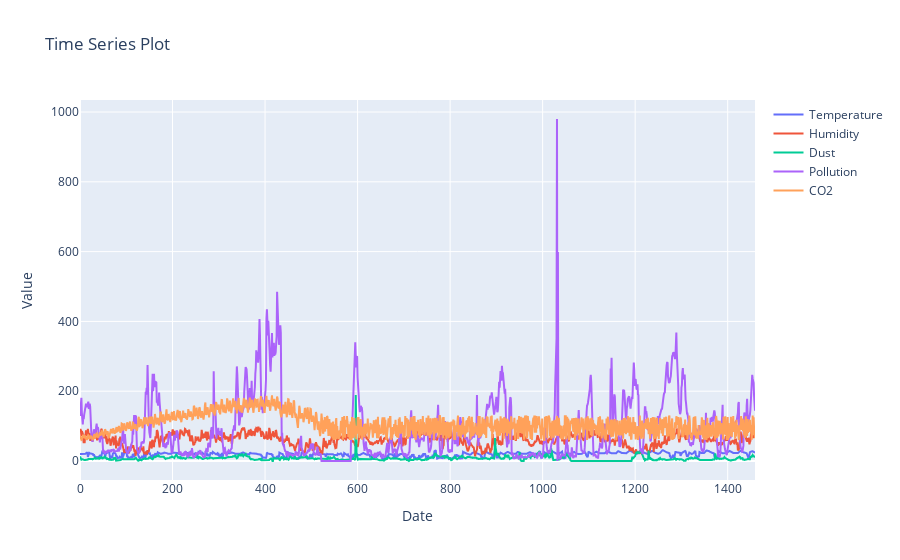

The code cell stored with this chart in its notebook:
### Code cell
import plotly.graph_objs as go

# 선 그래프 생성
trace_temp = go.Scatter(x=df.index, y=df['temp'], mode='lines', name='Temperature')
trace_humidity = go.Scatter(x=df.index, y=df['humidity'], mode='lines', name='Humidity')
trace_dust = go.Scatter(x=df.index, y=df['dust'], mode='lines', name='Dust')
trace_pollution = go.Scatter(x=df.index, y=df['pollution'], mode='lines', name='Pollution')
trace_co2 = go.Scatter(x=df.index, y=df['co2'], mode='lines', name='CO2')

# 레이아웃 정의
layout = go.Layout(title='Time Series Plot', xaxis=dict(title='Date'), yaxis=dict(title='Value'))

# 그래프 객체 생성
fig = go.Figure(data=[trace_temp, trace_humidity, trace_dust, trace_pollution, trace_co2], layout=layout)

# 그래프 표시
fig.show()

### Figure 1 — Plotly figure (JSON) as saved in the notebook; plotly's stock layout.template omitted (floating-point values rounded to 4 significant figures; data arrays with more than 128 entries replaced by an {"elided": "..."} marker saying what was removed)
{"data": [{"mode": "lines", "name": "Temperature", "type": "scatter", "x": {"elided": "1460 int values"}, "y": {"elided": "1460 int values"}}, {"mode": "lines", "name": "Humidity", "type": "scatter", "x": {"elided": "1460 int values"}, "y": {"elided": "1460 int values"}}, {"mode": "lines", "name": "Dust", "type": "scatter", "x": {"elided": "1460 int values"}, "y": {"elided": "1460 int values"}}, {"mode": "lines", "name": "Pollution", "type": "scatter", "x": {"elided": "1460 int values"}, "y": {"elided": "1460 int values"}}, {"mode": "lines", "name": "CO2", "type": "scatter", "x": {"elided": "1460 int values"}, "y": {"elided": "1460 float values"}}], "layout": {"title": {"text": "Time Series Plot"}, "xaxis": {"title": {"text": "Date"}}, "yaxis": {"title": {"text": "Value"}}}}
